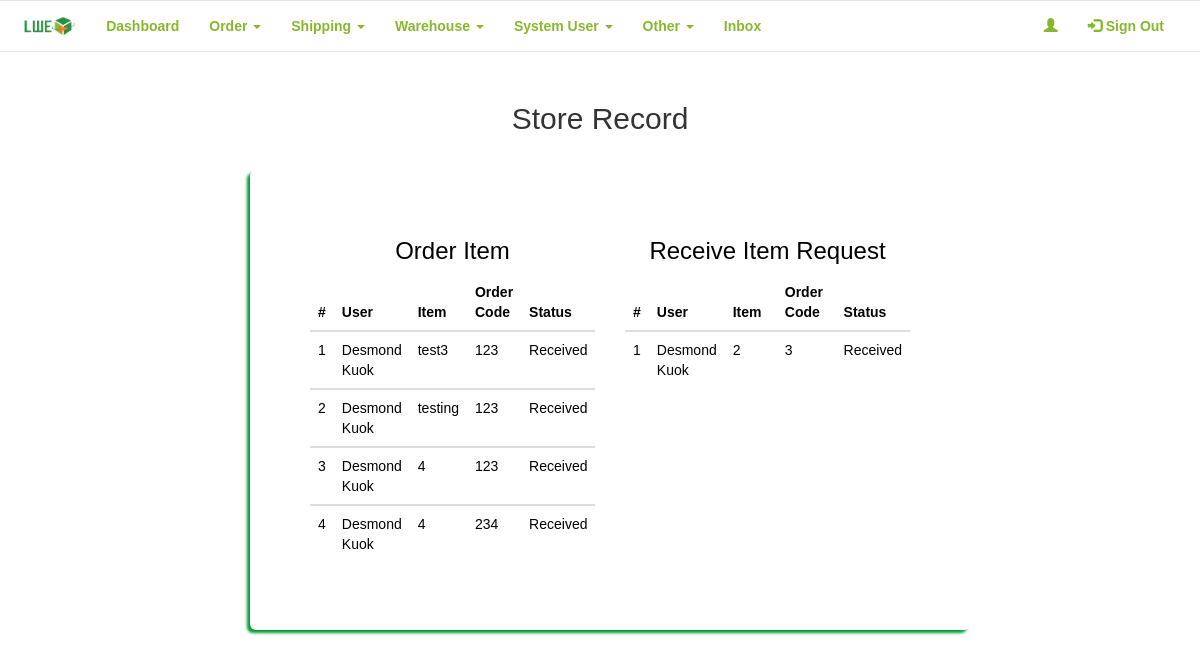
Before: /LWE_Buy/admin/storer.php with the older database file.
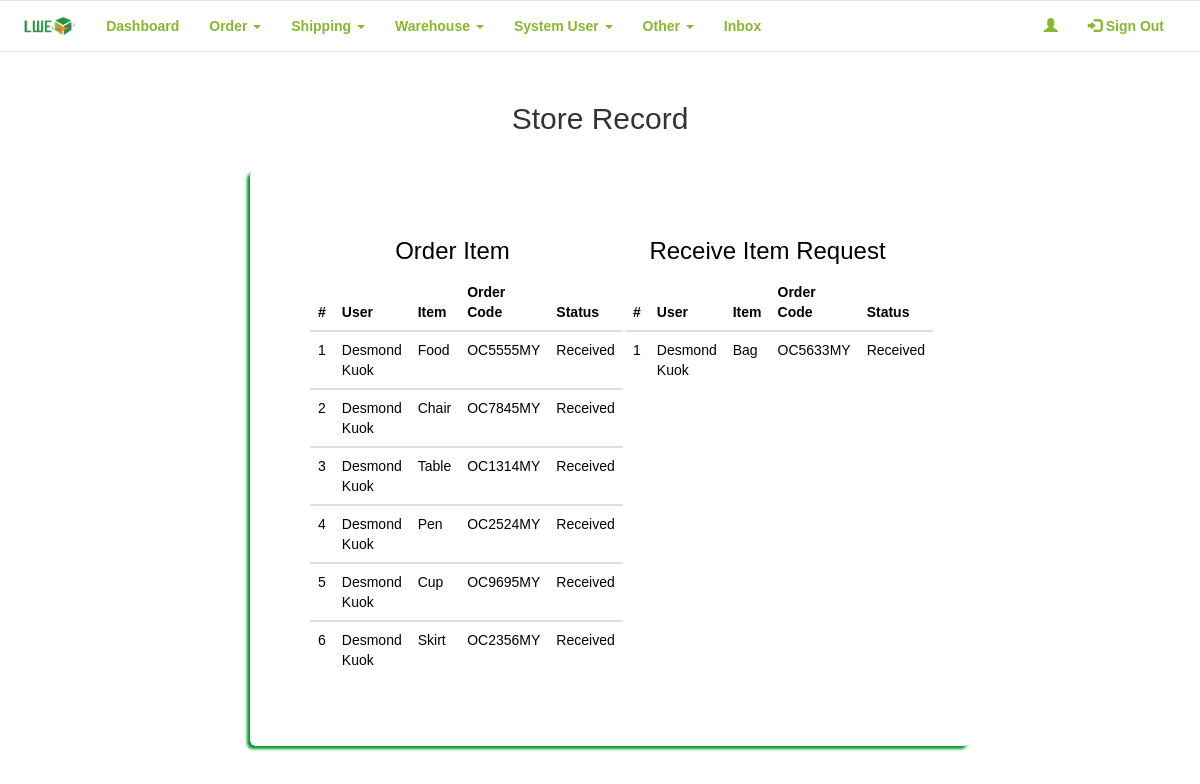
After: the same page with the newer database file.
### tables this page shows
CREATE TABLE IF NOT EXISTS `order_list` (
  `ol_id` int(11) NOT NULL,
  `user_id` int(11) NOT NULL,
  `status` varchar(15) NOT NULL,
  `datetime` timestamp NOT NULL DEFAULT CURRENT_TIMESTAMP ON UPDATE CURRENT_TIMESTAMP,
  `price` decimal(10,2) DEFAULT NULL
);

CREATE TABLE IF NOT EXISTS `users` (
  `user_id` int(11) NOT NULL,
  `fname` varchar(50) NOT NULL,
  `lname` varchar(50) NOT NULL,
  `contact` varchar(15) DEFAULT NULL,
  `email` varchar(50) NOT NULL,
  `password` varchar(255) NOT NULL,
  `type` varchar(10) NOT NULL,
  `image` text NOT NULL,
  `login_status` varchar(55) NOT NULL
);

CREATE TABLE IF NOT EXISTS `order_item` (
  `oi_id` int(11) NOT NULL,
  `order_id` int(11) NOT NULL,
  `name` varchar(50) NOT NULL,
  `link` varchar(255) NOT NULL,
  `type` varchar(50) NOT NULL,
  `unit` int(15) NOT NULL,
  `remark` varchar(255) DEFAULT NULL,
  `price` decimal(10,2) DEFAULT NULL,
  `statuss` varchar(15) DEFAULT NULL,
  `order_code` varchar(25) DEFAULT NULL,
  `datetimes` timestamp NOT NULL DEFAULT CURRENT_TIMESTAMP ON UPDATE CURRENT_TIMESTAMP
);

CREATE TABLE IF NOT EXISTS `receive_request` (
  `rr_id` int(11) NOT NULL,
  `user_id` int(11) NOT NULL,
  `name` varchar(50) NOT NULL,
  `order_code` varchar(25) NOT NULL,
  `status` varchar(20) NOT NULL,
  `datetime` timestamp NOT NULL DEFAULT CURRENT_TIMESTAMP ON UPDATE CURRENT_TIMESTAMP
);

### LWE_Buy/admin/storer.php (the view, shortened to what the changed rows need)
<?php
require_once '../connection/config.php';
$counter = 0;
$counters = 0;
$query1 = "SELECT *
            FROM ((order_list ol
            JOIN users us
            ON us.user_id = ol.user_id)
            JOIN order_item oi
            ON oi.order_id = ol.ol_id)
            WHERE statuss = 'Received'
            ORDER BY datetimes desc";
$result1 = mysqli_query($con, $query1);
$query2 = "SELECT *
            FROM users us
            JOIN receive_request rr
            ON rr.user_id = us.user_id
            WHERE status= 'Received'
            ORDER BY datetime desc";
$result2 = mysqli_query($con, $query2);
?>
<!DOCTYPE html>
<html data-ng-app="myApp">
    <head>
        <link rel="stylesheet" href="https://maxcdn.bootstrapcdn.com/bootstrap/3.3.7/css/bootstrap.min.css">
        <link href="../frameworks/css/style.css" rel="stylesheet"/>
    </head>
    <body>
        <center>
            <div class="container">
                <div class="row" style="padding-top: 10px; padding-bottom: 15px;">
                    <div class="col-xs-12 col-md-12 col-lg-12">
                        <h2>Store Record</h2>
                    </div>
                </div>
            </div>
            <section class = "content">
                <div class="container">
                    <div class="row">
                        <div class="col-xs-12 col-md-12 col-lg-12 jumbotron">
                            <div class="row" style="padding-top: -10px;">
                                <div class="col-xs-12 col-md-6 col-lg-6">
                                    <?php
                                    if(mysqli_num_rows($result1) > 0)
                                    {
                                    ?>
                                    <table class="table thead-bordered table-hover" id="receive">
                                        <thead>
                                            <tr>
                                                <th width="5%">#</th>
                                                <th width="20%">User</th>
                                                <th width="25%">Item</th>
                                                <th width="25%">Order Code</th>
                                                <th width="25%">Status</th>
                                            </tr>
                                        </thead>
                                        <?php
                                            while($row = mysqli_fetch_array($result1))
                                            {
                                                $counter++;
                                                ?>
                                                <tbody>
                                                    <tr>
                                                        <td><?php echo $counter; ?></td>
                                                        <td><?php echo $row['fname']; ?> <?php echo $row['lname']; ?></td>
                                                        <td><?php echo $row['name']; ?></td>
                                                        <td><?php echo $row['order_code']; ?></td>
                                                        <td><?php echo $row['statuss']; ?></td>
                                                    </tr>
                                                </tbody>
                                                <?php
                                            }
                                        }else{
                                            ?>
                                                <p>There is no received item.</p>
                                            <?php
                                        }
                                    ?>
                                    </table>
                                </div>
                                <div class="col-xs-12 col-md-6 col-lg-6">
                                    <?php
                                    if(mysqli_num_rows($result2) > 0)
                                    {
                                    ?>
                                    <table class="table thead-bordered table-hover" id="receives">
                                        <thead>
                                            <tr>
                                                <th width="5%">#</th>
                                                <th width="20%">User</th>
                                                <th width="25%">Item</th>
                                                <th width="25%">Order Code</th>
                                                <th width="25%">Status</th>
                                            </tr>
                                        </thead>
                                        <?php
                                            while($row = mysqli_fetch_array($result2))
                                            {
                                                $counters++;
                                                ?>
                                                <tbody>
                                                    <tr>
                                                        <td><?php echo $counters; ?></td>
                                                        <td><?php echo $row['fname']; ?> <?php echo $row['lname']; ?></td>
                                                        <td><?php echo $row['name']; ?></td>
                                                        <td><?php echo $row['order_code']; ?></td>
                                                        <td><?php echo $row['status']; ?></td>
                                                    </tr>
                                                </tbody>
                                                <?php
                                            }
                                        }else{
                                            ?>
                                                <p>There is no received item.</p>
                                            <?php
                                        }
                                    ?>
                                    </table>
                                </div>
                            </div>
                        </div>
                    </div>
                </div>
            </section>
        </center>
    </body>
</html>

Changed rows visible on the page:
now on this page (row unchanged): order_list: user.fname "Desmond", user.lname "Kuok", order_item.name "Food", order_item.order_code "OC5555MY", order_item.statuss "Received"
changed through a linked row, order_list: order_item.name "4" → "Chair"; order_item.order_code "234" → "OC7845MY"; moves up the list
changed through a linked row, order_list: order_item.name "4" → "Table"; order_item.order_code "123" → "OC1314MY"; moves up the list
changed through a linked row, order_list: order_item.name "test3" → "Pen"; order_item.order_code "123" → "OC2524MY"
changed through a linked row, order_list: order_item.name "testing" → "Cup"; order_item.order_code "123" → "OC9695MY"
now on this page (row unchanged): order_list: user.fname "Desmond", user.lname "Kuok", order_item.name "Skirt", order_item.order_code "OC2356MY", order_item.statuss "Received"
changed receive_request "Received": name "2" → "Bag"; order_code "3" → "OC5633MY"
